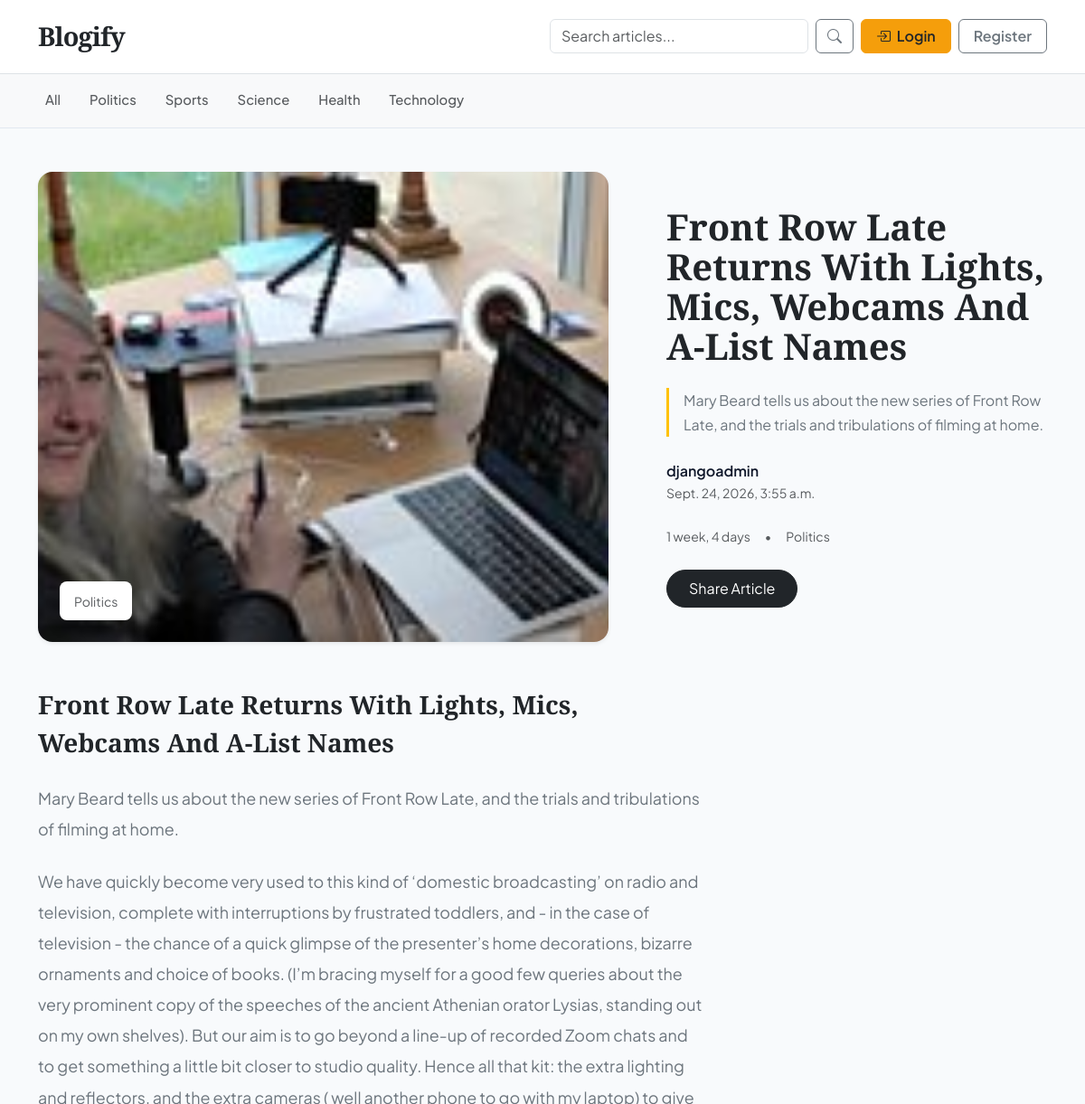
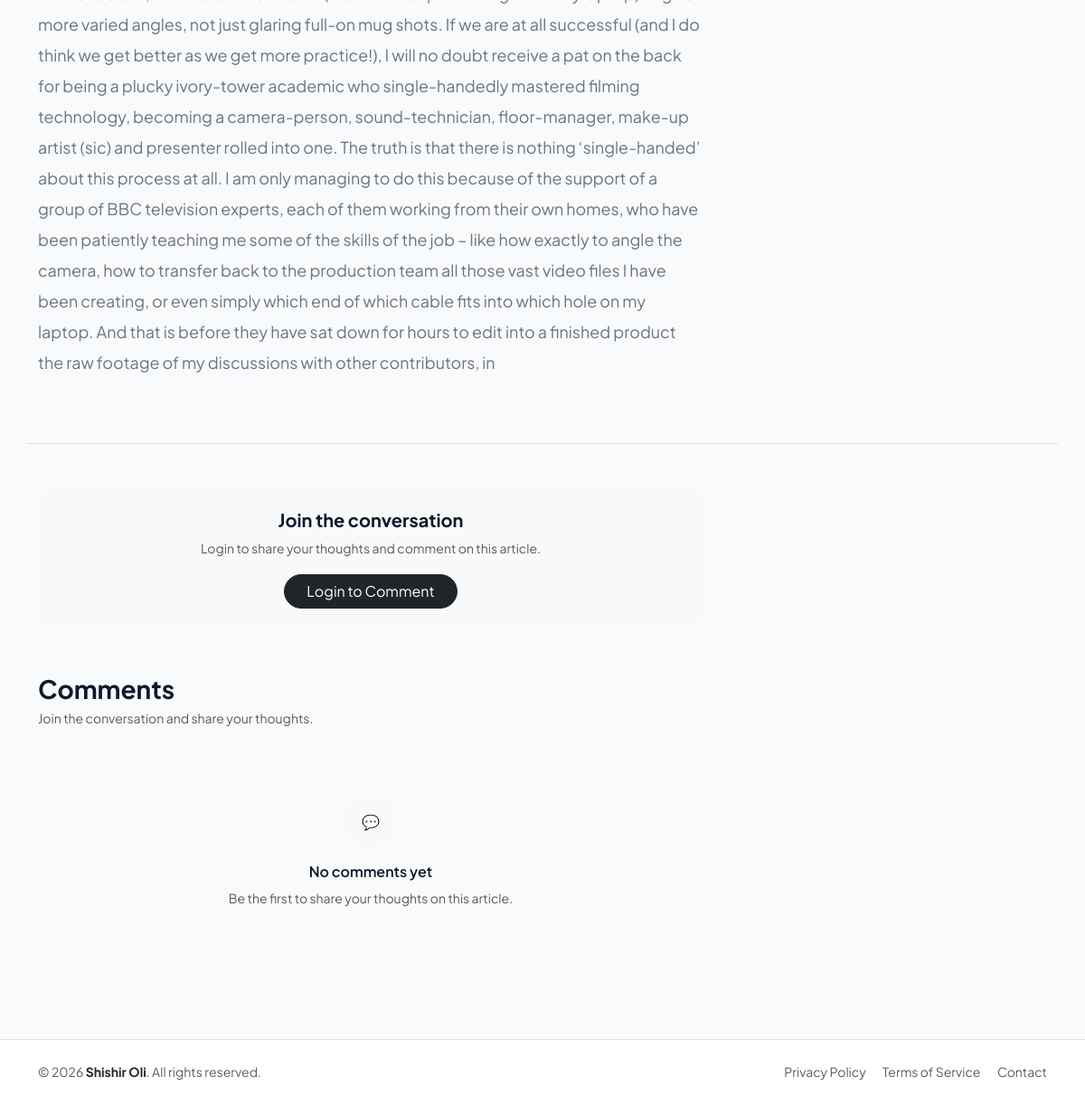
/blogs/front-row-late-returns-with-lights-mics-webcams-and-a-list-names/, run on the app's committed database (2 pictures, top to bottom).
### blogs/models.py (models this page shows, shortened)
class Category(models.Model):
    category_name = models.CharField(max_length=50, unique=True)
    created_at = models.DateTimeField(auto_now_add=True)
    updated_at = models.DateTimeField(auto_now=True)
    class Meta:
        verbose_name_plural = "categories"
    def __str__(self):
        return self.category_name

class Blog(models.Model):
    STATUS_CHOICES = (
    ("draft", "Draft"),
    ("published", "Published")
)
    title = models.CharField(max_length=100)
    slug = models.SlugField(max_length=150, unique=True, blank=True)
    category = models.ForeignKey(Category, on_delete=models.CASCADE)
    author = models.ForeignKey(User, on_delete=models.CASCADE)
    featured_image = models.ImageField(upload_to='uploads/%Y/%m/%d')
    short_description = models.TextField(max_length=500)
    blog_body = models.TextField(max_length=2000)
    status = models.CharField(choices=STATUS_CHOICES, default="draft")
    is_featured = models.BooleanField(default=False)
    created_at = models.DateTimeField(auto_now_add=True)
    updated_at = models.DateTimeField(auto_now=True)

### blogs/views.py (the view, shortened to what this page needs)
# urls.py: path('blogs/', include('blogs.urls')),
def blogs(request, slug):
    single_blog = get_object_or_404(Blog, slug=slug, status="published")
    comments = Comment.objects.filter(blog=single_blog)
    context = {
        'single_blog': single_blog,
        'comments': comments
    }
    return render(request, 'single_blog.html', context)

### blogs/context_processors.py (called while the page is built)
def get_categories(request):
    categories = Category.objects.all()
    return dict(categories=categories)

### templates/single_blog.html (shortened to what this page needs)
{% extends 'base.html' %}
{% block content %}
<div class="container py-5">
  <div class="row align-items-center g-5 mb-5">
    <div class="col-lg-7">
      <div class="position-relative">
        <img
          src="{{ single_blog.featured_image.url }}"
          alt="{{ single_blog.title }}"
          class="img-fluid rounded-4 shadow-sm w-100"
          style="height: 520px; object-fit: cover;"
        >
        <div
          class="position-absolute bottom-0 start-0 m-4 bg-white rounded-3 shadow px-3 py-2"
        >
          <span class="small text-muted">
            {{ single_blog.category }}
          </span>
        </div>
      </div>
    </div>
    <div class="col-lg-5">
      <div class="ps-lg-3">
        <h1
          class="display-6 fw-bold text-dark mb-4 text-capitalize"
          style="
            font-family: 'Playfair Display', serif;
            line-height: 1.1;
          "
        >
          {{ single_blog.title }}
        </h1>
        <div class="border-start border-warning border-3 ps-3 mb-4">
          <p class="text-secondary mb-0 fs-6">
            {{ single_blog.short_description }}
          </p>
        </div>
        <div class="d-flex align-items-center mb-4">
          <div>
            <div class="fw-semibold">
              {{ single_blog.author }}
            </div>
            <div class="small text-muted">
              {{ single_blog.created_at }}
            </div>
          </div>
        </div>
        <div class="d-flex align-items-center text-muted small mb-4">
          <span>{{ single_blog.created_at|timesince }}</span>
          <span class="mx-3">•</span>
          <span>{{ single_blog.category }}</span>
        </div>
        <button
          class="btn btn-dark rounded-pill px-4 py-2"
        >
          Share Article
        </button>
      </div>
    </div>
  </div>
  <div class="row">
    <div class="col-lg-8">
      <article
        style="
          font-size: 1.12rem;
          line-height: 1.9;
        "
      >
        <p
          id="introduction"
          class="fs-3 fw-semibold text-dark mb-4 text-capitalize"
          style="
            font-family: 'Playfair Display', serif;
            line-height: 1.5;
          "
        >
          {{ single_blog.title }}
        </p>
        <p class="text-secondary mb-4">
          {{ single_blog.short_description }}
        </p>
        <p class="text-secondary mb-4">
          {{ single_blog.blog_body }}
        </p>
      </article>
    </div>
  </div>
  <div class="row mt-5 pt-5 border-top">
    <div class="col-lg-8">
      {% if user.is_authenticated %}
        <div class="mb-5">
          <h3 class="fw-bold mb-1">
            Leave a comment
          </h3>
          <p class="text-muted small mb-4">
            Share your thoughts about this article.
          </p>
          <form method="POST">
            {% csrf_token %}
            <div class="mb-3">
              <textarea
                name="comment"
                class="form-control"
                rows="4"
                placeholder="Write your comment..."
                required
              ></textarea>
            </div>
            <button
              type="submit"
              class="btn btn-dark rounded-pill px-4"
            >
              Post Comment
            </button>
          </form>
        </div>
      {% else %}
        <div class="bg-light rounded-4 p-4 mb-5 text-center">
          <h5 class="fw-bold mb-2">
            Join the conversation
          </h5>
          <p class="text-muted small mb-3">
            Login to share your thoughts and comment on this article.
          </p>
          <a
            href="{% url 'login' %}"
            class="btn btn-dark rounded-pill px-4"
          >
            Login to Comment
          </a>
        </div>
      {% endif %}
      <div class="d-flex align-items-center justify-content-between mb-4">
        <div>
          <h3 class="fw-bold mb-1">
            Comments
          </h3>
          <p class="text-muted small mb-0">
            Join the conversation and share your thoughts.
          </p>
        </div>
      </div>
      {% if comments %}
        <div class="mb-5">
          {% for comment in comments %}
            <div class="d-flex gap-3 py-4 border-bottom">
              <div
                class="rounded-circle bg-dark text-white d-flex align-items-center justify-content-center flex-shrink-0"
                style="width: 42px; height: 42px;"
              >
                {{ comment.user.username|first|upper }}
              </div>
              <div class="flex-grow-1">
                <div class="d-flex align-items-center gap-2 mb-1">
                  <span class="fw-semibold">
                    {{ comment.user.username }}
                  </span>
                  <span class="text-muted small">
                    · {{ comment.created_at|timesince }} ago
                  </span>
                </div>
                <p class="text-secondary mb-0">
                  {{ comment.comment }}
                </p>
              </div>
            </div>
          {% endfor %}
        </div>
      {% else %}
        <div class="text-center py-5">
          <div
            class="rounded-circle bg-light d-flex align-items-center justify-content-center mx-auto mb-3"
            style="width: 60px; height: 60px;"
          >
            💬
          </div>
          <h6 class="fw-semibold">
            No comments yet
          </h6>
          <p class="text-muted small mb-0">
            Be the first to share your thoughts on this article.
          </p>
        </div>
      {% endif %}
    </div>
  </div>
</div>
{% endblock %}

### templates/base.html (shortened to what this page needs)
{% load static %}
<!doctype html>
<html lang="en">
  <head>
    <link
      href="https://cdn.jsdelivr.net/npm/bootstrap@5.3.2/dist/css/bootstrap.min.css"
      rel="stylesheet"
    />
    <link
      rel="stylesheet"
      href="https://cdn.jsdelivr.net/npm/bootstrap-icons@1.11.3/font/bootstrap-icons.min.css"
    />
    <link href="{% static 'css/blog.css' %}?v=3.0" rel="stylesheet" />
  </head>
  <body>
    <header class="blog-header sticky-top bg-white border-bottom">
      <div class="container">
        <div
          class="d-flex flex-column flex-md-row align-items-center justify-content-between py-3 gap-3"
        >
          <div class="w-100 w-md-auto text-center text-md-start">
            <a
              class="blog-header-logo text-dark text-decoration-none fw-bold"
              href="{% url 'home' %}"
            >
              Blogify
            </a>
          </div>
          <div
            class="d-flex flex-column flex-sm-row align-items-sm-center gap-2 w-100 w-md-auto"
          >
            <form
              method="GET"
              action="{% url 'search' %}"
              class="d-flex flex-grow-1"
            >
              <input
                type="search"
                name="keyword"
                value="{{ keywords }}"
                class="form-control"
                placeholder="Search articles..."
                aria-label="Search"
              />
              <button
                type="submit"
                class="btn btn-outline-secondary ms-2 flex-shrink-0"
              >
                <i class="bi bi-search"></i>
              </button>
            </form>
            {% if not user.is_authenticated %}
            <div class="d-flex gap-2">
              <a
                href="{% url 'login' %}"
                class="btn btn-warning text-dark fw-semibold px-3"
              >
                <i class="bi bi-box-arrow-in-right me-1"></i>
                Login
              </a>
              <a
                href="{% url 'register' %}"
                class="btn btn-outline-secondary fw-semibold px-3"
              >
                Register
              </a>
            </div>
            {% endif %}
          </div>
        </div>
      </div>
    </header>
    <div class="category-bar border-bottom bg-light">
      <div class="container">
        <nav
          class="nav nav-scroller d-flex justify-content-start gap-3 py-2 overflow-auto flex-nowrap"
        >
          <a
            class="p-2 text-muted text-decoration-none nav-link-custom text-nowrap"
            href="{% url 'home' %}"
          >
            All
          </a>
          {% for cat in categories %}
          <a
            class="p-2 text-muted text-decoration-none nav-link-custom text-nowrap"
            href="{% url 'post_by_category' cat.id %}"
          >
            {{ cat.category_name }}
          </a>
          {% endfor %}
        </nav>
      </div>
    </div>
    {% block content %} {% endblock %}
    <footer class="blog-footer py-4 mt-5 bg-white border-top">
      <div class="container">
        <div
          class="d-flex flex-column flex-sm-row justify-content-between align-items-center"
        >
          <p class="small text-muted mb-2 mb-sm-0">
            &copy; 2026
            <a href="#" class="text-dark fw-bold text-decoration-none"
              >Shishir Oli</a
            >. All rights reserved.
          </p>
          <ul class="list-inline mb-0 small">
            <li class="list-inline-item me-3">
              <a href="#" class="text-muted text-decoration-none hover-dark"
                >Privacy Policy</a
              >
            </li>
            <li class="list-inline-item me-3">
              <a href="#" class="text-muted text-decoration-none hover-dark"
                >Terms of Service</a
              >
            </li>
            <li class="list-inline-item">
              <a href="#" class="text-muted text-decoration-none hover-dark"
                >Contact</a
              >
            </li>
          </ul>
        </div>
      </div>
    </footer>
  </body>
</html>

### blog_main/static/css/blog.css (style rules this page uses)
:root { --primary-accent: #f59e0b; --primary-accent-hover: #d97706; --bg-main: #f8fafc; --text-dark: #0f172a; --text-muted: #64748b; --border-color: #f1f5f9; --card-shadow: 0 4px 6px -1px rgba(0, 0, 0, 0.05), 0 2px 4px -2px rgba(0, 0, 0, 0.05); --hover-shadow: 0 20px 25px -5px rgba(0, 0, 0, 0.08), 0 8px 10px -6px rgba(0, 0, 0, 0.04); }
body { font-family: 'Plus Jakarta Sans', -apple-system, BlinkMacSystemFont, sans-serif; background-color: var(--bg-main); color: var(--text-dark); line-height: 1.7; }
.blog-header { backdrop-filter: blur(8px); background-color: rgba(255, 255, 255, 0.9) !important; }
.blog-header-logo { font-family: 'Playfair Display', Georgia, serif; font-size: 1.8rem; letter-spacing: -0.03em; }
.category-bar { border-color: #e2e8f0 !important; }
.nav-link-custom { font-weight: 500; font-size: 0.925rem; transition: all 0.2s ease; border-bottom: 2px solid transparent; }
.btn-warning { background-color: var(--primary-accent) !important; border-color: var(--primary-accent) !important; }
.blog-footer { background: #ffffff; border-top: 1px solid #f1f5f9; }

### data on the page
Category: category_name "Politics"
Category: category_name "Sports"
Category: category_name "Science"
Category: category_name "Health"
Category: category_name "Technology"
Blog: featured_image (picture), category "Politics", title "Front Row Late Returns With Lights, Mics, Webcams And A-List Names", short_description "Mary Beard tells us about the new series of Front Row Late, and the trials and tribulations of filming at home.", author "djangoadmin", created_at "Sept. 24, 2026, 3:55 a.m.", created_at "1 week, 4 days", blog_body "We have quickly become very used to this kind of ‘domestic broadcasting’ on radio and television, complete with interruptions by frustrated toddlers, and - in the case of television - the chance of a quick glimpse of the presenter’s home decorations, bizarre ornaments and choice of books. (I’m bracing myself for a good few queries about the very prominent copy of the speeches of the ancient Athenian orator Lysias, standing out on my own shelves). But our aim is to go beyond a line-up of recorded Zoom chats and to get something a little bit closer to studio quality. Hence all that kit: the extra lighting and reflectors, and the extra cameras ( well another phone to go with my laptop) to give…"
